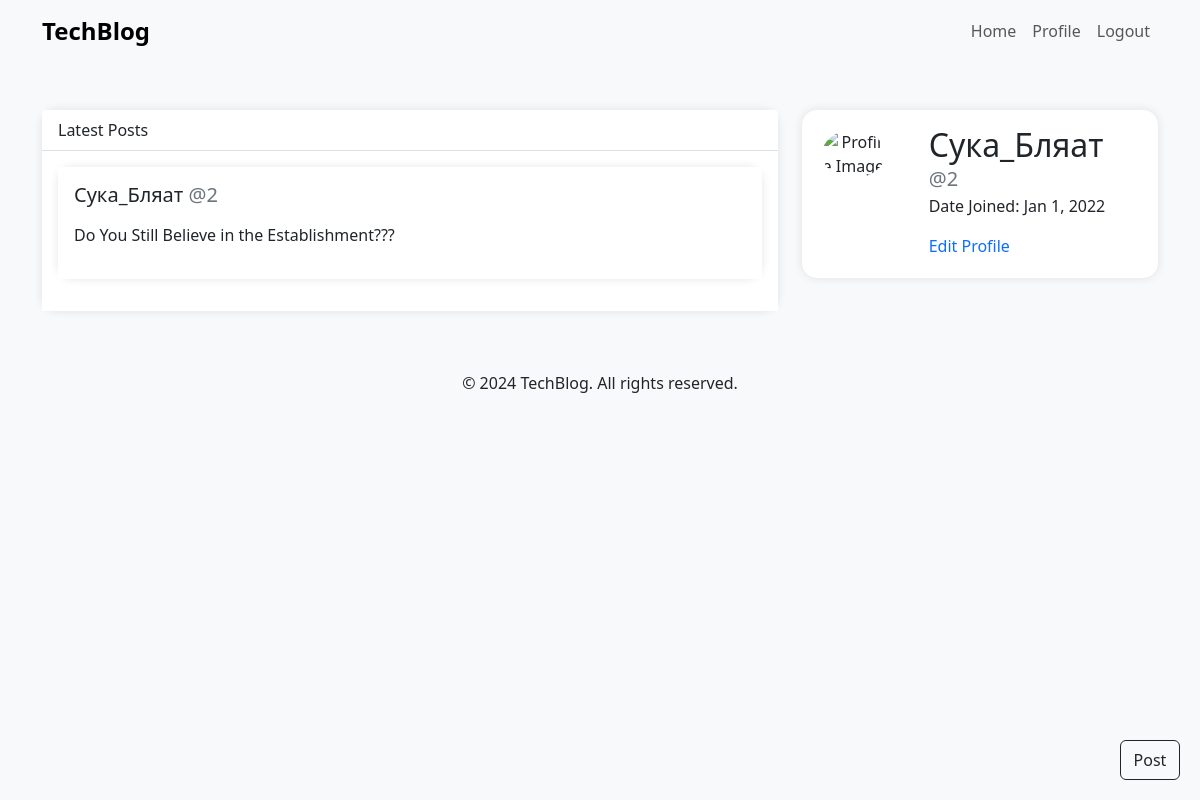
The app's page /users/profile/ (signed in) with its own data.
### blog/models.py (models this page shows, shortened)
class Post(models.Model):
    content = models.TextField()
    author = models.ForeignKey(User, on_delete=models.CASCADE)
    date_posted = models.DateTimeField(default=timezone.now)
    likes = models.ManyToManyField(User, related_name='post_like')

### users/views.py (the view)
# urls.py: path('profile/', views.profile, name='Profile'),
@login_required
def profile(request, *args, **kwargs):
    try:
        user = User._default_manager.all()[kwargs['pk'] - 1]
    except:
        user = request.user
    print(user.id)
    allow_empty = True
    queryset = None
    model = Post
    paginate_by = None
    paginate_orphans = 0
    context_object_name = 'posts'
    ordering = ['-date_posted']
    if queryset is not None:
        queryset = queryset
        if isinstance(queryset, QuerySet):
            queryset = queryset.all()
    elif model is not None:
        queryset = model._default_manager.all()
    else:
        raise ImproperlyConfigured(
            "%(cls)s is missing a QuerySet. Define "
            "%(cls)s.model, %(cls)s.queryset, or override "
            "%(cls)s.get_queryset()." % {"cls": self.__class__.__name__}
        )
    if ordering:
        if isinstance(ordering, str):
            ordering = (ordering,)
        queryset = queryset.order_by(*ordering)
    return render(request, 'users/profile.html', {'title': 'Profile', 'profileUser': user, context_object_name: queryset})

### blog/templatetags/markdown_extras.py (called while the page is built)
@register.filter()
@stringfilter
def markdown(value):
    return md.markdown(value, extensions=['markdown.extensions.fenced_code'])

### templates/users/profile.html (shortened to what this page needs)
{% extends 'base.html' %}
{% block content %}
  {% load markdown_extras %}
  <div class="container mt-5">
    <div class="row">
      <div class="col-lg-8">
        <div class="card-body">
          <div class="card">
            <div class="card-header">
              Latest Posts
            </div>
            <div class="card-body">
            {% for post in posts %}
            {% if post.author == profileUser %}
                <div class="card mb-3 userPost">
                <div class="card-body">
                  <h5 class="card-title">{{ post.author.username }} <a href="#" class="link text-secondary lead" style="text-decoration: none;">@{{ post.author.id }}</a></h5>
                  <p class="card-text">{{ post.content | markdown | safe }}</p>
                </div>
              </div>
            {% endif %}
            {% endfor %}
            </div>
          </div>
        </div>
      </div>
      <div class="col-lg-4">
        <div class="card mb-4">
          <div class="row" style="padding-bottom: 20px;">
            <div class="col-md-4 text-center">
              <img src="https://cdn.pixabay.com/photo/2017/06/13/12/54/profile-2398783_1280.png" alt="Profile Image" class="profile-image">
            </div>
            <div class="col-md-8">
              <h2 class="mt-3" style="margin-bottom: 0px;">{{ profileUser.username }}</h2>
              <p class="text-secondary lead" style="margin-bottom: 0px;">@{{ profileUser.id }}</p>
              <p>Date Joined: Jan 1, 2022</p>
              {% if profileUser == user %}
              <a href="#" class="link">Edit Profile</a>
              {% endif %}
            </div>
          </div>
        </div>
      </div>
      {% if user.is_authenticated %}
      <form action="{% url 'Post Create' %}" method="get">
        <button href="#" class="btn btn-outline-dark btn-floating" type="submit" style="position: fixed; bottom: 20px; right: 20px; width: 60px; height: 40px;">Post</button>
      </form>
      {% endif %}
    </div>
  </div>
{% endblock %}

### templates/base.html (style rules this page uses)
body { background-color: #f8f9fa; }
.card { border: none; border-radius: 15px; box-shadow: 0 0 10px rgba(0, 0, 0, 0.1); }
.card-header { background-color: #fff; border-bottom: 1px solid #dee2e6; }
.card-body { background-color: #fff; }
.profile-image { max-width: 125px; border-radius: 50%; padding: 20px; }
.link { text-decoration: none; }

### records on screen
Post: author.username "Сука_Бляат", author.id "2", content "Do You Still Believe in the Establishment???"

### other values on screen
{{ profileUser.username }} "Сука_Бляат"
{{ profileUser.id }} "2"
